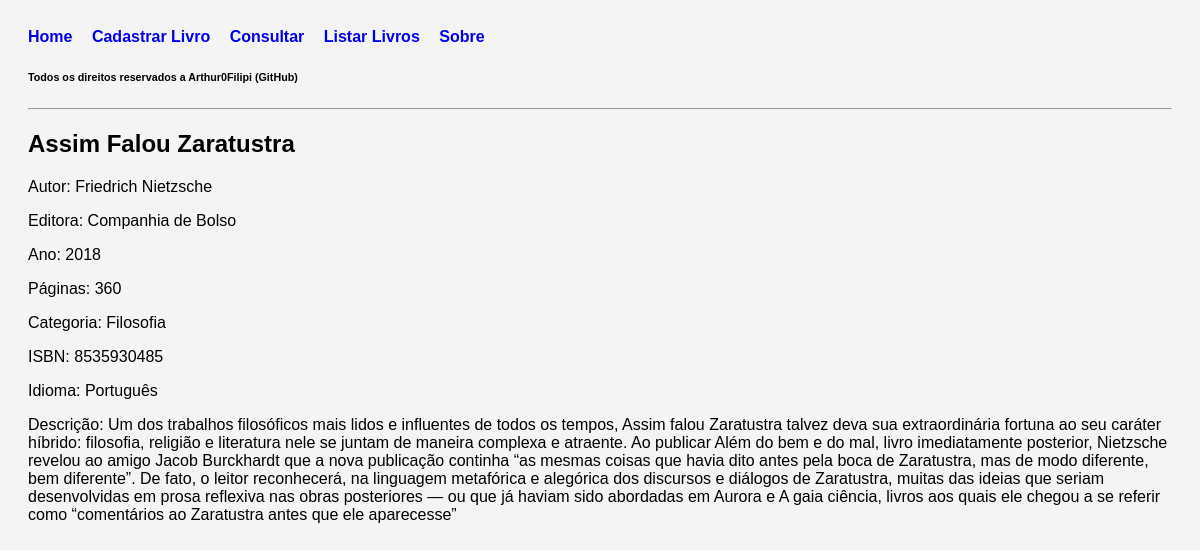
The page /detalhe/1/ on the database its author committed.
### home/models.py (models this page shows, shortened)
class Livro(models.Model):
    titulo = models.CharField(max_length=100)
    autor = models.CharField(max_length=100)
    editora = models.CharField(max_length=100)
    ano = models.IntegerField()
    paginas = models.IntegerField()
    categoria = models.CharField(max_length=50)
    isbn = models.CharField(max_length=20)
    idioma = models.CharField(max_length=30)
    descricao = models.TextField()
    cadastrado_por = models.CharField(max_length=100)

### home/views.py (the view)
# urls.py: path('detalhe/<int:id>/', views.detalhe, name='detalhe'),
def detalhe(request, id):
    livro = Livro.objects.get(id=id)
    return render(request, 'detalhe.html', {'livro': livro})

### home/templates/detalhe.html
{% extends 'base.html' %}
{% block content %}
<h2>{{livro.titulo}}</h2>
<p>Autor: {{livro.autor}}</p>
<p>Editora: {{livro.editora}}</p>
<p>Ano: {{livro.ano}}</p>
<p>Páginas: {{livro.paginas}}</p>
<p>Categoria: {{livro.categoria}}</p>
<p>ISBN: {{livro.isbn}}</p>
<p>Idioma: {{livro.idioma}}</p>
<p>Descrição: {{livro.descricao}}</p>
{% endblock %}

### home/static/css/estilo.css (style rules this page uses)
body { font-family: Arial; background:#f4f4f4; padding:20px; }

### rows shown on the page
Livro: titulo "Assim Falou Zaratustra", autor "Friedrich Nietzsche", editora "Companhia de Bolso", ano "2018", paginas "360", categoria "Filosofia", isbn "8535930485", idioma "Português", descricao "Um dos trabalhos filosóficos mais lidos e influentes de todos os tempos, Assim falou Zaratustra talvez deva sua extraordinária fortuna ao seu caráter híbrido: filosofia, religião e literatura nele se juntam de maneira complexa e atraente. Ao publicar Além do bem e do mal, livro imediatamente posterior, Nietzsche revelou ao amigo Jacob Burckhardt que a nova publicação continha “as mesmas coisas que havia dito antes pela boca de Zaratustra, mas de modo diferente, bem diferente”. De fato, o leitor reconhecerá, na linguagem metafórica e alegórica dos discursos e diálogos de Zaratustra, muitas das ideias que seriam desenvolvidas em prosa reflexiva nas obras posteriores ― ou que já haviam sido…"
